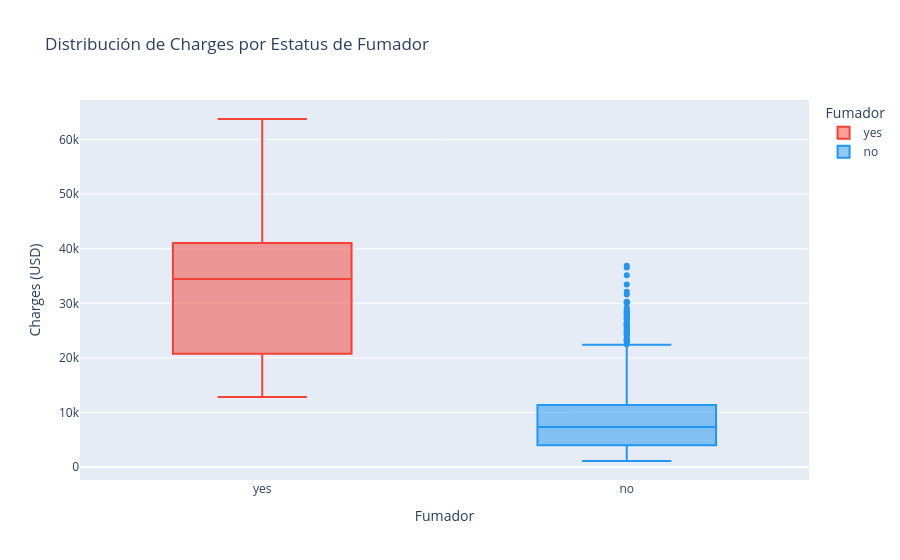

Notebook source saved alongside this figure:
### Code cell
# =============================================================================
# CELDA 5: EDA — Impacto del tabaquismo en los costos
# =============================================================================
# El tabaquismo es el factor más determinante según la literatura.
# Comparamos la distribución de charges entre fumadores y no fumadores.

fig = px.box(df, x='smoker', y='charges', color='smoker',
             title='Distribución de Charges por Estatus de Fumador',
             color_discrete_map={'yes': '#F44336', 'no': '#2196F3'},
             labels={'smoker': 'Fumador', 'charges': 'Charges (USD)'})
fig.show()

# Estadísticas comparativas: la diferencia es dramática
print("Costo promedio fumadores: ${:,.2f}".format(
    df[df['smoker']=='yes']['charges'].mean()))
print("Costo promedio no fumadores: ${:,.2f}".format(
    df[df['smoker']=='no']['charges'].mean()))
print(f"\nDiferencia: los fumadores pagan ~3.8x más que los no fumadores.")
print(f"Esto confirma que smoker será la variable más importante del modelo.")

### Figure 1 — Plotly figure (JSON) as saved in the notebook; plotly's stock layout.template omitted (floating-point values rounded to 4 significant figures; data arrays with more than 128 entries replaced by an {"elided": "..."} marker saying what was removed)
{"data": [{"alignmentgroup": "True", "hovertemplate": "Fumador=%{x}<br>Charges (USD)=%{y}<extra></extra>", "legendgroup": "yes", "marker": {"color": "#F44336"}, "name": "yes", "notched": false, "offsetgroup": "yes", "orientation": "v", "showlegend": true, "type": "box", "x": {"elided": "274 str values"}, "x0": " ", "xaxis": "x", "y": {"elided": "274 float values"}, "y0": " ", "yaxis": "y"}, {"alignmentgroup": "True", "hovertemplate": "Fumador=%{x}<br>Charges (USD)=%{y}<extra></extra>", "legendgroup": "no", "marker": {"color": "#2196F3"}, "name": "no", "notched": false, "offsetgroup": "no", "orientation": "v", "showlegend": true, "type": "box", "x": {"elided": "1064 str values"}, "x0": " ", "xaxis": "x", "y": {"elided": "1064 float values"}, "y0": " ", "yaxis": "y"}], "layout": {"boxmode": "overlay", "legend": {"title": {"text": "Fumador"}, "tracegroupgap": 0}, "title": {"text": "Distribución de Charges por Estatus de Fumador"}, "xaxis": {"anchor": "y", "categoryarray": ["yes", "no"], "categoryorder": "array", "domain": [0, 1], "title": {"text": "Fumador"}}, "yaxis": {"anchor": "x", "domain": [0, 1], "title": {"text": "Charges (USD)"}}}}
